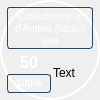
<?xml version="1.0" encoding="UTF-8"?>
<ui version="4.0">
 <class>Trophy</class>
 <widget class="QWidget" name="Trophy">
  <property name="geometry">
   <rect>
    <x>0</x>
    <y>0</y>
    <width>100</width>
    <height>100</height>
   </rect>
  </property>
  <property name="sizePolicy">
   <sizepolicy hsizetype="Maximum" vsizetype="Maximum">
    <horstretch>0</horstretch>
    <verstretch>0</verstretch>
   </sizepolicy>
  </property>
  <property name="windowTitle">
   <string>Form</string>
  </property>
  <property name="styleSheet">
   <string notr="true">
#widget
{
	border:2px solid rgb(255, 255, 255);
	border-radius:50px;
	
	background-color: qradialgradient(spread:pad, cx:0.5, cy:0.5, radius:0.5, fx:0.5, fy:0.5, 
stop:0 rgba(255, 150, 150, 150), 
stop:1 rgba(150, 0, 0, 150));
}

#labelName, #labelPercentage
{
	color:rgb(255, 255, 255);
	font-size:10px;
    background-color: qradialgradient(spread:pad, cx:0.5, cy:0, radius:1.5, fx:0.5, fy:0, 
stop:0 rgb(130, 210, 250), 
stop:1 rgb(0, 70, 100));
    border:1px solid rgb(40, 70, 100);
    border-radius:3px;
}

#labelPercentage
{
	font-weight:bold;
}

 #labelNum
{
	font-weight:bold;
	color:rgb(255, 255, 255);
	font-size:16px;
 }</string>
  </property>
  <layout class="QHBoxLayout" name="horizontalLayout_2">
   <property name="spacing">
    <number>5</number>
   </property>
   <property name="margin">
    <number>0</number>
   </property>
   <item>
    <widget class="QFrame" name="widget">
     <property name="sizePolicy">
      <sizepolicy hsizetype="Fixed" vsizetype="Fixed">
       <horstretch>0</horstretch>
       <verstretch>0</verstretch>
      </sizepolicy>
     </property>
     <property name="minimumSize">
      <size>
       <width>100</width>
       <height>100</height>
      </size>
     </property>
     <property name="maximumSize">
      <size>
       <width>100</width>
       <height>100</height>
      </size>
     </property>
     <property name="frameShape">
      <enum>QFrame::StyledPanel</enum>
     </property>
     <property name="frameShadow">
      <enum>QFrame::Raised</enum>
     </property>
     <layout class="QVBoxLayout" name="verticalLayout_2">
      <property name="spacing">
       <number>4</number>
      </property>
      <property name="margin">
       <number>5</number>
      </property>
      <item>
       <widget class="QLabel" name="labelName">
        <property name="sizePolicy">
         <sizepolicy hsizetype="Preferred" vsizetype="Preferred">
          <horstretch>0</horstretch>
          <verstretch>0</verstretch>
         </sizepolicy>
        </property>
        <property name="text">
         <string>Collectionneur d'Ambre (facile) aaa</string>
        </property>
        <property name="alignment">
         <set>Qt::AlignCenter</set>
        </property>
        <property name="wordWrap">
         <bool>true</bool>
        </property>
       </widget>
      </item>
      <item>
       <widget class="QWidget" name="widget_2" native="true">
        <property name="sizePolicy">
         <sizepolicy hsizetype="Preferred" vsizetype="Maximum">
          <horstretch>0</horstretch>
          <verstretch>0</verstretch>
         </sizepolicy>
        </property>
        <layout class="QHBoxLayout" name="horizontalLayout">
         <property name="spacing">
          <number>2</number>
         </property>
         <property name="margin">
          <number>0</number>
         </property>
         <item>
          <widget class="QWidget" name="widget_3" native="true">
           <layout class="QVBoxLayout" name="verticalLayout">
            <property name="spacing">
             <number>2</number>
            </property>
            <property name="margin">
             <number>0</number>
            </property>
            <item>
             <widget class="QLabel" name="labelNum">
              <property name="text">
               <string>50</string>
              </property>
              <property name="alignment">
               <set>Qt::AlignCenter</set>
              </property>
             </widget>
            </item>
            <item>
             <widget class="QLabel" name="labelPercentage">
              <property name="sizePolicy">
               <sizepolicy hsizetype="Preferred" vsizetype="Preferred">
                <horstretch>0</horstretch>
                <verstretch>0</verstretch>
               </sizepolicy>
              </property>
              <property name="minimumSize">
               <size>
                <width>0</width>
                <height>0</height>
               </size>
              </property>
              <property name="text">
               <string>100%</string>
              </property>
              <property name="alignment">
               <set>Qt::AlignCenter</set>
              </property>
             </widget>
            </item>
           </layout>
          </widget>
         </item>
         <item>
          <widget class="QLabel" name="labelImage">
           <property name="minimumSize">
            <size>
             <width>40</width>
             <height>40</height>
            </size>
           </property>
           <property name="maximumSize">
            <size>
             <width>40</width>
             <height>40</height>
            </size>
           </property>
           <property name="text">
            <string>Text</string>
           </property>
          </widget>
         </item>
        </layout>
       </widget>
      </item>
     </layout>
    </widget>
   </item>
  </layout>
 </widget>
 <resources/>
 <connections/>
</ui>
